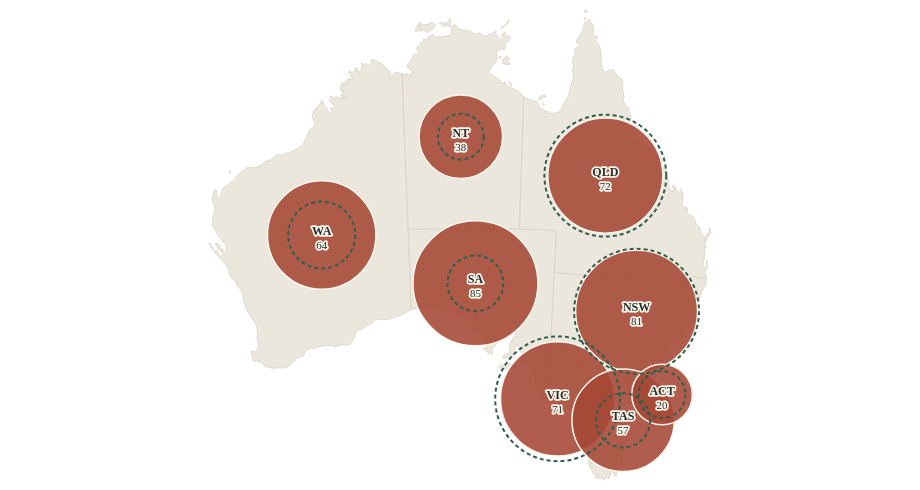

Write the Vega-Lite specification saved for this chart.
### Vega specification from a JSON file in a GitHub repository (floating-point values rounded to 4 significant figures; data arrays with more than 128 entries replaced by an {"elided": "..."} marker saying what was removed)
{"$schema": "https://vega.github.io/schema/vega/v5.json", "width": 904, "height": 470, "padding": 8, "background": "transparent", "autosize": {"type": "pad", "contains": "padding"}, "config": {"text": {"font": "Bricolage Grotesque", "fill": "#292e27"}, "axis": {"labelFont": "Bricolage Grotesque", "titleFont": "Bricolage Grotesque", "labelFontSize": 12, "titleFontSize": 12, "titleFontWeight": 500, "labelColor": "#60665c", "titleColor": "#292e27", "domain": false, "ticks": false, "gridColor": "#e0dccf", "gridOpacity": 0.75, "labelPadding": 8, "titlePadding": 14}, "legend": {"labelFont": "Bricolage Grotesque", "titleFont": "Bricolage Grotesque", "labelFontSize": 11, "titleFontSize": 11, "titleFontWeight": 500, "labelColor": "#60665c", "titleColor": "#292e27", "gradientThickness": 9, "gradientLength": 130, "padding": 8}}, "description": "Dorling cartogram of the eight states and territories. Circle area is proportional to either 2024 bird records or the number of nationally listed threatened bird taxa associated with the jurisdiction. Select a circle to highlight its combinations in the overlap chart.", "signals": [{"name": "measure", "value": "listed"}, {"name": "picked", "value": "", "on": [{"events": "symbol:click", "update": "picked===datum.code?'':datum.code"}, {"events": "dblclick", "update": "''"}]}], "projections": [{"name": "projection", "type": "conicEqualArea", "parallels": [-18, -36], "rotate": [-134, 0, 0], "center": [0, -28], "fit": {"signal": "data('states')"}, "size": {"signal": "[width,height]"}}], "data": [{"name": "states", "values": [{"type": "Feature", "properties": {"name": "Western Australia", "code": "WA"}, "geometry": {"type": "MultiPolygon", "coordinates": {"elided": "5 rows, 876 float values in total"}}}, {"type": "Feature", "properties": {"name": "Northern Territory", "code": "NT"}, "geometry": {"type": "MultiPolygon", "coordinates": {"elided": "11 rows, 718 float values in total"}}}, {"type": "Feature", "properties": {"name": "South Australia", "code": "SA"}, "geometry": {"type": "MultiPolygon", "coordinates": {"elided": "2 rows, 390 float values in total"}}}, {"type": "Feature", "properties": {"name": "Queensland", "code": "QLD"}, "geometry": {"type": "MultiPolygon", "coordinates": {"elided": "15 rows, 862 float values in total"}}}, {"type": "Feature", "properties": {"name": "Tasmania", "code": "TAS"}, "geometry": {"type": "MultiPolygon", "coordinates": {"elided": "9 rows, 528 float values in total"}}}, {"type": "Feature", "properties": {"name": "Victoria", "code": "VIC"}, "geometry": {"type": "MultiPolygon", "coordinates": {"elided": "3 rows, 390 float values in total"}}}, {"type": "Feature", "properties": {"name": "Australian Capital Territory", "code": "ACT"}, "geometry": {"type": "Polygon", "coordinates": [[[149.4, -35.33], [149.4, -35.36], [149.3, -35.35], [149.2, -35.38], [149.1, -35.44], [149.1, -35.51], [149.1, -35.58], [149.1, -35.61], [149.1, -35.83], [149.1, -35.91], [148.9, -35.89], [148.9, -35.82], [148.9, -35.74], [148.9, -35.75], [148.8, -35.71], [148.8, -35.64], [148.8, -35.49], [148.8, -35.31], [149.1, -35.15], [149.2, -35.18], [149.2, -35.22], [149.3, -35.27], [149.4, -35.33]]]}}, {"type": "Feature", "properties": {"name": "New South Wales", "code": "NSW"}, "geometry": {"type": "Polygon", "coordinates": {"elided": "2 rows, 482 float values in total"}}}]}, {"name": "nodes", "values": [{"code": "WA", "state": "Western Australia", "count": 706605, "listed": 64, "longitude": 122, "latitude": -26}, {"code": "NT", "state": "Northern Territory", "count": 330199, "listed": 38, "longitude": 133.3, "latitude": -19.5}, {"code": "SA", "state": "South Australia", "count": 490319, "listed": 85, "longitude": 135, "latitude": -30.5}, {"code": "QLD", "state": "Queensland", "count": 2335374, "listed": 72, "longitude": 145, "latitude": -23}, {"code": "NSW", "state": "New South Wales", "count": 2455993, "listed": 81, "longitude": 147, "latitude": -32.2}, {"code": "VIC", "state": "Victoria", "count": 2450501, "listed": 71, "longitude": 144, "latitude": -37}, {"code": "TAS", "state": "Tasmania", "count": 463068, "listed": 57, "longitude": 146.5, "latitude": -42}, {"code": "ACT", "state": "Australian Capital Territory", "count": 343863, "listed": 20, "longitude": 149.1, "latitude": -35.45}], "transform": [{"type": "formula", "expr": "measure==='listed'?datum.listed/85:datum.count/2455993", "as": "t"}, {"type": "formula", "expr": "max(9,sqrt(datum.t)*70.5)", "as": "r"}, {"type": "formula", "expr": "max(4,sqrt(measure==='listed'?datum.count/2455993:datum.listed/85)*70.5)", "as": "r2"}, {"type": "formula", "expr": "scale('projection',[datum.longitude,datum.latitude])[0]", "as": "tx"}, {"type": "formula", "expr": "scale('projection',[datum.longitude,datum.latitude])[1]", "as": "ty"}, {"type": "formula", "expr": "datum.tx", "as": "x"}, {"type": "formula", "expr": "datum.ty", "as": "y"}, {"type": "force", "static": false, "iterations": 300, "alphaMin": 0.005, "alpha": {"signal": "measure==='listed'?1:.999"}, "forces": [{"force": "collide", "radius": {"expr": "max(datum.r,datum.r2)+3"}, "strength": 1, "iterations": 6}, {"force": "x", "x": "tx", "strength": 0.05}, {"force": "y", "y": "ty", "strength": 0.05}]}, {"type": "formula", "expr": "clamp(datum.x,max(datum.r,datum.r2)+2,width-max(datum.r,datum.r2)-2)", "as": "x"}, {"type": "formula", "expr": "clamp(datum.y,max(datum.r,datum.r2)+16,height-max(datum.r,datum.r2)-2)", "as": "y"}]}], "marks": [{"type": "shape", "from": {"data": "states"}, "encode": {"enter": {"fill": {"value": "#ebe7dc"}, "stroke": {"value": "#d5d0c1"}, "strokeWidth": {"value": 0.7}}}, "transform": [{"type": "geoshape", "projection": "projection"}]}, {"type": "symbol", "from": {"data": "nodes"}, "encode": {"update": {"x": {"field": "x"}, "y": {"field": "y"}, "size": {"signal": "PI*datum.r*datum.r"}, "cursor": {"value": "pointer"}, "fill": {"signal": "measure==='listed'?'#a74735':'#315e4c'"}, "fillOpacity": {"signal": "picked===''||picked===datum.code?.88:.3"}, "stroke": {"signal": "picked===datum.code?'#292e27':'#f8f5ec'"}, "strokeWidth": {"signal": "picked===datum.code?2.5:1.5"}, "tooltip": {"signal": "{'Jurisdiction':datum.state,'2024 bird records':format(datum.count,','),'Listed threatened bird taxa':datum.listed}"}}}}, {"type": "symbol", "from": {"data": "nodes"}, "interactive": false, "encode": {"update": {"x": {"field": "x"}, "y": {"field": "y"}, "size": {"signal": "PI*datum.r2*datum.r2"}, "fill": {"value": "transparent"}, "stroke": {"signal": "measure==='listed'?'#315e4c':'#a74735'"}, "strokeWidth": {"value": 2}, "strokeDash": {"value": [4, 3]}, "strokeOpacity": {"signal": "picked===''||picked===datum.code?1:.3"}}}}, {"type": "text", "from": {"data": "nodes"}, "interactive": false, "encode": {"update": {"x": {"field": "x"}, "y": {"signal": "datum.r>24?datum.y-4:datum.y-datum.r-14"}, "text": {"field": "code"}, "align": {"value": "center"}, "baseline": {"value": "middle"}, "fontSize": {"value": 12}, "fontWeight": {"value": 700}, "fill": {"value": "#292e27"}, "stroke": {"value": "#f8f5ec"}, "strokeWidth": {"value": 3.5}, "strokeJoin": {"value": "round"}}}}, {"type": "text", "from": {"data": "nodes"}, "interactive": false, "encode": {"update": {"x": {"field": "x"}, "y": {"signal": "datum.r>24?datum.y+11:datum.y-datum.r-2"}, "align": {"value": "center"}, "baseline": {"value": "middle"}, "text": {"signal": "measure==='listed'?datum.listed+'':format(datum.count/1e6,'.1f')+'M'"}, "fontSize": {"value": 11}, "fill": {"value": "#292e27"}, "stroke": {"value": "#f8f5ec"}, "strokeWidth": {"value": 3.5}, "strokeJoin": {"value": "round"}}}}, {"type": "text", "from": {"data": "nodes"}, "interactive": false, "encode": {"update": {"x": {"field": "x"}, "y": {"signal": "datum.r>24?datum.y-4:datum.y-datum.r-14"}, "text": {"field": "code"}, "align": {"value": "center"}, "baseline": {"value": "middle"}, "fontSize": {"value": 12}, "fontWeight": {"value": 700}, "fill": {"value": "#292e27"}}}}, {"type": "text", "from": {"data": "nodes"}, "interactive": false, "encode": {"update": {"x": {"field": "x"}, "y": {"signal": "datum.r>24?datum.y+11:datum.y-datum.r-2"}, "align": {"value": "center"}, "baseline": {"value": "middle"}, "text": {"signal": "measure==='listed'?datum.listed+'':format(datum.count/1e6,'.1f')+'M'"}, "fontSize": {"value": 11}, "fill": {"value": "#292e27"}}}}]}
